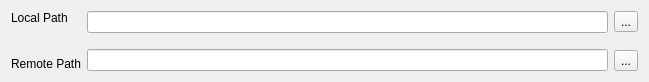
<?xml version="1.0" encoding="UTF-8"?>
<ui version="4.0">
 <class>log_settings</class>
 <widget class="QDialog" name="log_settings">
  <property name="geometry">
   <rect>
    <x>0</x>
    <y>0</y>
    <width>649</width>
    <height>82</height>
   </rect>
  </property>
  <property name="windowTitle">
   <string>Dialog</string>
  </property>
  <layout class="QHBoxLayout" name="horizontalLayout">
   <item>
    <layout class="QVBoxLayout" name="verticalLayout">
     <item>
      <widget class="QLabel" name="label">
       <property name="text">
        <string>Local Path</string>
       </property>
      </widget>
     </item>
     <item>
      <spacer name="verticalSpacer">
       <property name="orientation">
        <enum>Qt::Vertical</enum>
       </property>
       <property name="sizeHint" stdset="0">
        <size>
         <width>20</width>
         <height>40</height>
        </size>
       </property>
      </spacer>
     </item>
     <item>
      <widget class="QLabel" name="label_2">
       <property name="text">
        <string>Remote Path</string>
       </property>
      </widget>
     </item>
    </layout>
   </item>
   <item>
    <layout class="QVBoxLayout" name="verticalLayout_2">
     <item>
      <widget class="QLineEdit" name="local_path_display"/>
     </item>
     <item>
      <spacer name="verticalSpacer_2">
       <property name="orientation">
        <enum>Qt::Vertical</enum>
       </property>
       <property name="sizeHint" stdset="0">
        <size>
         <width>20</width>
         <height>40</height>
        </size>
       </property>
      </spacer>
     </item>
     <item>
      <widget class="QLineEdit" name="remote_path_display"/>
     </item>
    </layout>
   </item>
   <item>
    <layout class="QVBoxLayout" name="verticalLayout_3">
     <item>
      <widget class="QToolButton" name="local_path_select">
       <property name="text">
        <string>...</string>
       </property>
      </widget>
     </item>
     <item>
      <spacer name="verticalSpacer_3">
       <property name="orientation">
        <enum>Qt::Vertical</enum>
       </property>
       <property name="sizeHint" stdset="0">
        <size>
         <width>20</width>
         <height>40</height>
        </size>
       </property>
      </spacer>
     </item>
     <item>
      <widget class="QToolButton" name="remote_path_select">
       <property name="text">
        <string>...</string>
       </property>
      </widget>
     </item>
    </layout>
   </item>
  </layout>
 </widget>
 <resources/>
 <connections/>
</ui>
